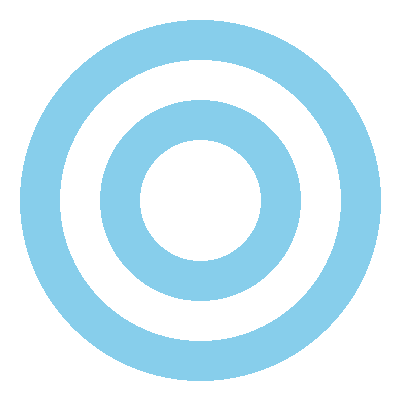
#> input picture experiments/2d_visualization/samples/double_ring.png, 400 x 400 px
$ python triple_ring.py --image ../samples/double_ring.png
#> lines starting #> are read from the running program, lines starting #| are printed output that depends on the picture; after the words box and inside, x2 and y2 are one past the last pixel; in counts of white or black regions, pixels touching at a corner belong together
#> in run_experiment, bg_image is the input picture: shape (400, 400, 3); mean R, G, B 209.6, 236.5, 247.4
### data/2d/sampler.py
"""Sample points from shape images or mathematical definitions."""

import argparse
from pathlib import Path

import numpy as np
from PIL import Image


# [41 lines left out: function sample_triple_ring, not called in this run]


def sample_from_image(
    image_path: str,
    n_samples: int = 1000,
    target_color: tuple = (135, 206, 235),  # Sky blue #87CEEB
    color_tolerance: int = 10,
    seed: int | None = None,
    normalize: bool = True,
) -> np.ndarray:
    """Sample random points from colored regions in an image.

    Args:
        image_path: Path to the input image.
        n_samples: Number of points to sample.
        target_color: RGB color to sample from.
        color_tolerance: Tolerance for color matching.
        seed: Random seed for reproducibility.
        normalize: If True, normalize coordinates to [0, 1].

    Returns:
        Array of shape (n_samples, 2) with (x, y) coordinates.
    """
#> called with image_path = '../samples/double_ring.png', n_samples = 1500, target_color = (135, 206, 235), color_tolerance = 10, seed = 42, normalize = True
    if seed is not None:
        np.random.seed(seed)

    img = Image.open(image_path).convert("RGB")
    img_array = np.array(img)

    # Find pixels matching target color
    color_diff = np.abs(img_array.astype(int) - np.array(target_color))
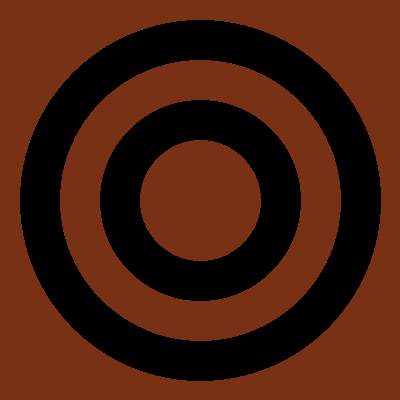
#> color_diff: shape (400, 400, 3) int64; mean R, G, B 74.6, 30.5, 12.4
    mask = np.all(color_diff <= color_tolerance, axis=2)
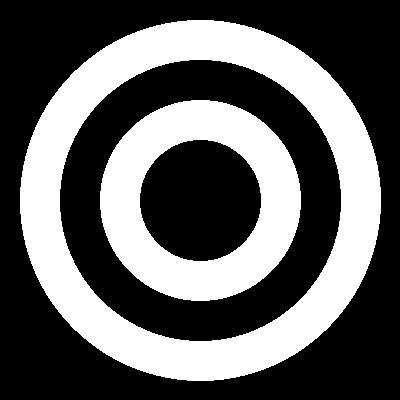
#> mask: shape (400, 400) bool; 37.8% white; 2 white regions, box (x1, y1, x2, y2) and area: (20, 20, 381, 381) 40312, (100, 100, 301, 301) 20192

    # Get coordinates of matching pixels
    y_coords, x_coords = np.where(mask)

    if len(x_coords) == 0:
        raise ValueError(f"No pixels found matching color {target_color}")

    # Random sampling
    n_available = len(x_coords)
#> n_available = 60504
    if n_samples > n_available:
        print(f"Warning: Requested {n_samples} samples but only {n_available} available")
        n_samples = n_available

    indices = np.random.choice(n_available, size=n_samples, replace=False)
#> indices = 1500 values, max 60480 at index 904, min 54 at index 261, mean 30158.6
#> (the rest of the program and of its run is left out)
